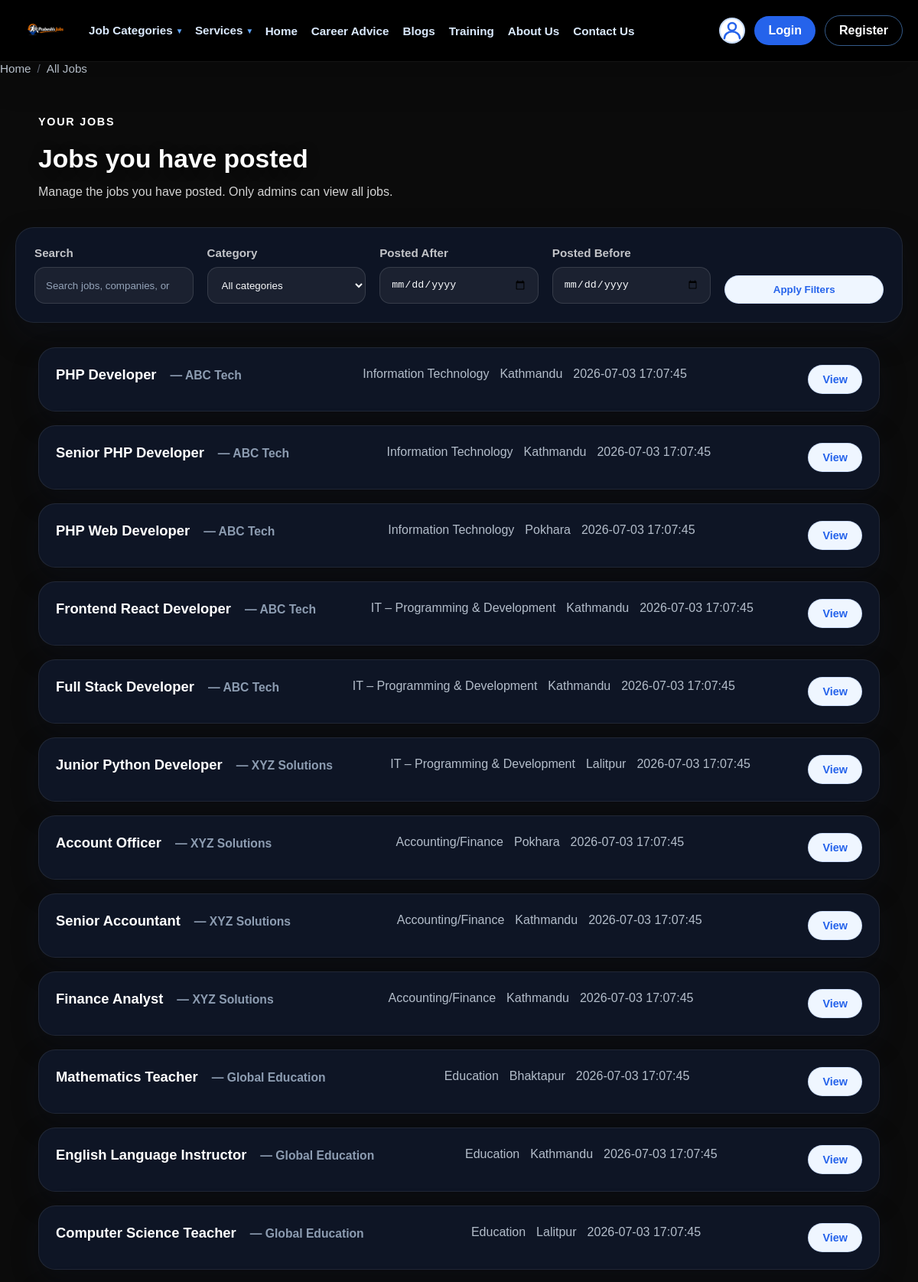
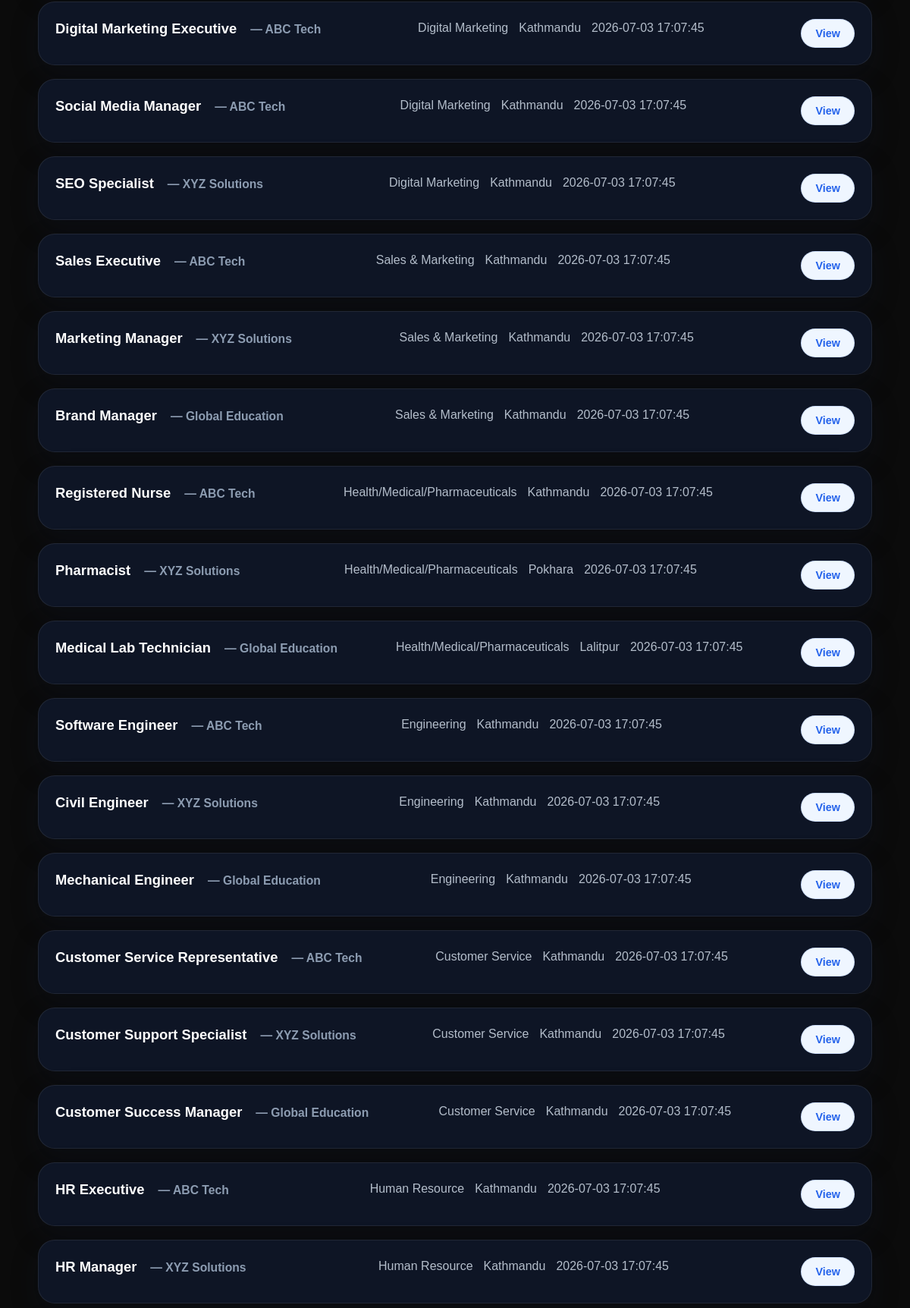
The page /viewJobs.php (upper part) on the database its author committed (2 pictures, top to bottom).
### tables this page shows
CREATE TABLE jobs (
    id INT AUTO_INCREMENT PRIMARY KEY,
    title VARCHAR(200) NOT NULL,
    description TEXT NOT NULL,
    salary VARCHAR(50),
    salaryMax VARCHAR(50),
    location VARCHAR(100),
    jobType VARCHAR(50),
    experience VARCHAR(50),
    qualification VARCHAR(100),
    categoryId INT,
    companyId INT,
    postedBy INT,
    closingDate DATE,
    status ENUM('Open', 'Closed', 'Draft') DEFAULT 'Open',
    isArchived TINYINT(1) NOT NULL DEFAULT 0,
    views INT DEFAULT 0,
    applications INT DEFAULT 0,
    createdAt DATETIME DEFAULT CURRENT_TIMESTAMP,
    updatedAt DATETIME DEFAULT CURRENT_TIMESTAMP ON UPDATE CURRENT_TIMESTAMP,

    FOREIGN KEY (categoryId) REFERENCES categories(id) ON DELETE SET NULL,
    FOREIGN KEY (companyId) REFERENCES companies(id) ON DELETE SET NULL,
    FOREIGN KEY (postedBy) REFERENCES users(id) ON DELETE SET NULL,
    INDEX idx_status (status),
    INDEX idx_postedBy (postedBy),
    INDEX idx_categoryId (categoryId),
    INDEX idx_companyId (companyId),
    INDEX idx_createdAt (createdAt)
);

CREATE TABLE companies (
    id INT AUTO_INCREMENT PRIMARY KEY,
    companyName VARCHAR(150) NOT NULL,
    description TEXT,
    logo TEXT,
    website VARCHAR(200),
    email VARCHAR(100),
    phone VARCHAR(20),
    location VARCHAR(100),
    industryType VARCHAR(100),
    employees INT,
    ownerId INT,
    status ENUM('active', 'inactive') DEFAULT 'active',
    createdAt DATETIME DEFAULT CURRENT_TIMESTAMP,
    updatedAt DATETIME DEFAULT CURRENT_TIMESTAMP ON UPDATE CURRENT_TIMESTAMP,
    
    FOREIGN KEY (ownerId) REFERENCES users(id) ON DELETE SET NULL,
    INDEX idx_ownerId (ownerId),
    INDEX idx_status (status)
);

CREATE TABLE categories (
    id INT AUTO_INCREMENT PRIMARY KEY,
    name VARCHAR(100) NOT NULL UNIQUE,
    description TEXT,
    createdAt DATETIME DEFAULT CURRENT_TIMESTAMP,
    INDEX idx_name (name)
);

### controllers/viewjobscontroller.php (called while the page is built, shortened)
<?php
require_once __DIR__ . '/../includes/DbConnection.php';
require_once __DIR__ . '/../includes/jobcontroller.php';
$searchQuery = trim($_GET['q'] ?? '');
$categoryId = intval($_GET['category'] ?? 0);
$createdAfter = trim($_GET['createdAfter'] ?? '');
$createdBefore = trim($_GET['createdBefore'] ?? '');
try {
    $jobController = new JobController($pdo);
    $includeArchived = isset($_SESSION['user']) && in_array(intval($_SESSION['user']['role'] ?? 0), [2, 3], true);
    $jobs = $jobController->getAllJobs(
        $categoryId > 0 ? $categoryId : null,
        null,
        0,
        $includeArchived,
        $searchQuery !== '' ? $searchQuery : null,
        $createdAfter !== '' ? $createdAfter : null,
        $createdBefore !== '' ? $createdBefore : null
    );
} catch (Exception $e) {
    $error = $e->getMessage();
}
require __DIR__ . '/../views/viewJobs.html.php';
require_once __DIR__ . '/../layouts/layout-main.php';

### pages/viewJobs.php (called while the page is built)
<?php
require_once __DIR__ . '/../controllers/viewjobscontroller.php';

### viewJobs.php (called while the page is built)
<?php
require_once __DIR__ . '/pages/viewJobs.php';

### includes/jobcontroller.php (called while the page is built, shortened)
<?php
class JobController
{
    private $pdo;
    public function __construct(PDO $pdo)
    {
        $this->pdo = $pdo;
    }
    private function hasColumn(string $table, string $column): bool
    {
        $driver = $this->pdo->getAttribute(PDO::ATTR_DRIVER_NAME);
        $stmt = $this->pdo->prepare(
            'SELECT COUNT(*) FROM information_schema.columns WHERE table_schema = DATABASE() AND table_name = ? AND column_name = ?'
        );
        $stmt->execute([$table, $column]);
        return intval($stmt->fetchColumn()) > 0;
    }
    public function getAllJobs(?int $categoryId = null, ?int $limit = null, int $offset = 0, bool $includeArchived = false, ?string $search = null, ?string $createdAfter = null, ?string $createdBefore = null): array
    {
        $sql = "SELECT j.*, c.name AS categoryName, co.companyName, co.logo AS companyLogo
                FROM jobs j
                LEFT JOIN categories c ON c.id = j.categoryId
                LEFT JOIN companies co ON co.id = j.companyId";
        $params = [];
        $clauses = [];
        if (!$includeArchived && $this->hasColumn('jobs', 'isArchived')) {
            $clauses[] = 'j.isArchived = 0';
        }
        if (!empty($clauses)) {
            $sql .= ' WHERE ' . implode(' AND ', $clauses);
        }
        $sql .= ' ORDER BY j.createdAt DESC';
        $stmt = $this->pdo->prepare($sql);
        $stmt->execute($params);
        return $stmt->fetchAll(PDO::FETCH_ASSOC) ?: [];
    }
}

### views/viewJobs.html.php (the view, shortened to what this page needs)
<?php
$error = $error ?? '';
$jobs = $jobs ?? [];
$searchQuery = $searchQuery ?? '';
$createdAfter = $createdAfter ?? '';
$createdBefore = $createdBefore ?? '';
$isAdmin = isset($_SESSION['user']) && in_array(intval($_SESSION['user']['role'] ?? 0), [2, 3], true);
?>
<section class="jobs-page">
    <div class="section-heading">
        <span class="eyebrow"><?= $isAdmin ? 'All Jobs' : 'Your Jobs' ?></span>
        <h1><?= $isAdmin ? 'All jobs in the system' : 'Jobs you have posted' ?></h1>
        <p><?php if ($isAdmin): ?>Review every job with edit, archive, restore, and delete controls for job owners.<?php else: ?>Manage the jobs you have posted. Only admins can view all jobs.<?php endif; ?></p>
    </div>
    <form method="GET" class="jobs-filter-form">
        <div class="filter-row">
            <div class="filter-group">
                <label for="q">Search</label>
                <input type="search" id="q" name="q" value="<?= htmlspecialchars($searchQuery) ?>" placeholder="Search jobs, companies, or categories...">
            </div>
            <div class="filter-group">
                <label for="category">Category</label>
                <select id="category" name="category">
                    <option value="">All categories</option>
                </select>
            </div>
            <div class="filter-group">
                <label for="createdAfter">Posted After</label>
                <input type="date" id="createdAfter" name="createdAfter" value="<?= htmlspecialchars($createdAfter) ?>">
            </div>
            <div class="filter-group">
                <label for="createdBefore">Posted Before</label>
                <input type="date" id="createdBefore" name="createdBefore" value="<?= htmlspecialchars($createdBefore) ?>">
            </div>
            <div class="filter-group filter-submit">
                <button type="submit" class="btn btn-primary">Apply Filters</button>
            </div>
        </div>
    </form>
    <?php if (!empty($error)): ?>
        <div class="alert alert-error"><?= htmlspecialchars($error) ?></div>
    <?php elseif (empty($jobs)): ?>
        <div class="search-hint">No jobs are available at the moment. Please check back soon.</div>
    <?php else: ?>
        <?php if ($isAdmin): ?>
            <div class="job-table-wrapper">
                <table class="jobs-table">
                    <thead>
                        <tr>
                            <th>Title</th>
                            <th>Company</th>
                            <th>Category</th>
                            <th>Location</th>
                            <th>Posted</th>
                            <th>Status</th>
                            <th>Actions</th>
                        </tr>
                    </thead>
                    <tbody>
                        <?php foreach ($jobs as $job): ?>
                            <?php $currentUserRole = intval($_SESSION['user']['role'] ?? 0);
                            $canManageJob = isset($_SESSION['user']) && (
                                (intval($_SESSION['user']['id'] ?? 0) === intval($job['postedBy'] ?? 0) && $currentUserRole === 1) || in_array($currentUserRole, [2,3], true)
                            ); ?>
                            <tr>
                                <td><a href="job.php?id=<?= intval($job['id']) ?>"><?= htmlspecialchars($job['title']) ?></a></td>
                                <td><?= htmlspecialchars($job['companyName'] ?? 'N/A') ?></td>
                                <td><?= htmlspecialchars($job['categoryName'] ?? 'Uncategorized') ?></td>
                                <td><?= htmlspecialchars($job['location'] ?? 'Not specified') ?></td>
                                <td><?= htmlspecialchars($job['createdAt'] ?? 'Unknown') ?></td>
                                <td><?= intval($job['isArchived'] ?? 0) === 1 ? 'Archived' : 'Active' ?></td>
                                <td class="job-actions">
                                    <?php if ($canManageJob): ?>
                                        <a href="editJob.php?id=<?= intval($job['id']) ?>" class="btn btn-secondary btn-small">Edit</a>
                                        <a href="job.php?id=<?= intval($job['id']) ?>&action=<?= intval($job['isArchived'] ?? 0) === 1 ? 'unarchive' : 'archive' ?>" class="btn btn-warning btn-small">
                                            <?= intval($job['isArchived'] ?? 0) === 1 ? 'Unarchive' : 'Archive' ?>
                                        </a>
                                        <a href="job.php?id=<?= intval($job['id']) ?>&action=delete" class="btn btn-danger btn-small" onclick="return confirm('Delete this job permanently?');">Delete</a>
                                    <?php else: ?>
                                        <a href="job.php?id=<?= intval($job['id']) ?>" class="btn btn-primary btn-small">View</a>
                                    <?php endif; ?>
                                </td>
                            </tr>
                        <?php endforeach; ?>
                    </tbody>
                </table>
            </div>
        <?php else: ?>
            <div class="job-list">
                <?php foreach ($jobs as $job): ?>
                    <div class="job-list-item">
                        <div class="job-list-title">
                            <a href="job.php?id=<?= intval($job['id']) ?>"><?= htmlspecialchars($job['title']) ?></a>
                            <?php if (!empty($job['companyName'])): ?>
                                <span class="job-list-company">&mdash; <?= htmlspecialchars($job['companyName']) ?></span>
                            <?php endif; ?>
                        </div>
                        <div class="job-list-meta">
                            <span><?= htmlspecialchars($job['categoryName'] ?? 'Uncategorized') ?></span>
                            <span><?= htmlspecialchars($job['location'] ?? 'Location not specified') ?></span>
                            <span><?= htmlspecialchars($job['createdAt'] ?? '') ?></span>
                        </div>
                        <div class="job-list-actions">
                            <a href="job.php?id=<?= intval($job['id']) ?>" class="btn btn-primary btn-small">View</a>
                        </div>
                    </div>
                <?php endforeach; ?>
            </div>
        <?php endif; ?>
    <?php endif; ?>
</section>

### assets/css/visibility-fix.css (style rules this page uses)
input[type="text"], input[type="email"], input[type="password"], input[type="tel"], textarea, select { color: #ffffff; background-color: #0f172a; }
input::placeholder, textarea::placeholder { color: #94a3b8; }
button { color: #ffffff; }

### rows shown on the page
jobs: title "PHP Developer", companyId.companyName "ABC Tech", categoryId.name "Information Technology", location "Kathmandu", createdAt "2026-07-03 17:07:45"
jobs: title "Senior PHP Developer", companyId.companyName "ABC Tech", categoryId.name "Information Technology", location "Kathmandu", createdAt "2026-07-03 17:07:45"
jobs: title "PHP Web Developer", companyId.companyName "ABC Tech", categoryId.name "Information Technology", location "Pokhara", createdAt "2026-07-03 17:07:45"
jobs: title "Frontend React Developer", companyId.companyName "ABC Tech", categoryId.name "IT – Programming & Development", location "Kathmandu", createdAt "2026-07-03 17:07:45"
jobs: title "Full Stack Developer", companyId.companyName "ABC Tech", categoryId.name "IT – Programming & Development", location "Kathmandu", createdAt "2026-07-03 17:07:45"
jobs: title "Junior Python Developer", companyId.companyName "XYZ Solutions", categoryId.name "IT – Programming & Development", location "Lalitpur", createdAt "2026-07-03 17:07:45"
jobs: title "Account Officer", companyId.companyName "XYZ Solutions", categoryId.name "Accounting/Finance", location "Pokhara", createdAt "2026-07-03 17:07:45"
jobs: title "Senior Accountant", companyId.companyName "XYZ Solutions", categoryId.name "Accounting/Finance", location "Kathmandu", createdAt "2026-07-03 17:07:45"
jobs: title "Finance Analyst", companyId.companyName "XYZ Solutions", categoryId.name "Accounting/Finance", location "Kathmandu", createdAt "2026-07-03 17:07:45"
jobs: title "Mathematics Teacher", companyId.companyName "Global Education", categoryId.name "Education", location "Bhaktapur", createdAt "2026-07-03 17:07:45"
jobs: title "English Language Instructor", companyId.companyName "Global Education", categoryId.name "Education", location "Kathmandu", createdAt "2026-07-03 17:07:45"
jobs: title "Computer Science Teacher", companyId.companyName "Global Education", categoryId.name "Education", location "Lalitpur", createdAt "2026-07-03 17:07:45"
jobs: title "Digital Marketing Executive", companyId.companyName "ABC Tech", categoryId.name "Digital Marketing", location "Kathmandu", createdAt "2026-07-03 17:07:45"
jobs: title "Social Media Manager", companyId.companyName "ABC Tech", categoryId.name "Digital Marketing", location "Kathmandu", createdAt "2026-07-03 17:07:45"
jobs: title "SEO Specialist", companyId.companyName "XYZ Solutions", categoryId.name "Digital Marketing", location "Kathmandu", createdAt "2026-07-03 17:07:45"
jobs: title "Sales Executive", companyId.companyName "ABC Tech", categoryId.name "Sales & Marketing", location "Kathmandu", createdAt "2026-07-03 17:07:45"
jobs: title "Marketing Manager", companyId.companyName "XYZ Solutions", categoryId.name "Sales & Marketing", location "Kathmandu", createdAt "2026-07-03 17:07:45"
jobs: title "Brand Manager", companyId.companyName "Global Education", categoryId.name "Sales & Marketing", location "Kathmandu", createdAt "2026-07-03 17:07:45"
jobs: title "Registered Nurse", companyId.companyName "ABC Tech", categoryId.name "Health/Medical/Pharmaceuticals", location "Kathmandu", createdAt "2026-07-03 17:07:45"
jobs: title "Pharmacist", companyId.companyName "XYZ Solutions", categoryId.name "Health/Medical/Pharmaceuticals", location "Pokhara", createdAt "2026-07-03 17:07:45"
jobs: title "Medical Lab Technician", companyId.companyName "Global Education", categoryId.name "Health/Medical/Pharmaceuticals", location "Lalitpur", createdAt "2026-07-03 17:07:45"
jobs: title "Software Engineer", companyId.companyName "ABC Tech", categoryId.name "Engineering", location "Kathmandu", createdAt "2026-07-03 17:07:45"
jobs: title "Civil Engineer", companyId.companyName "XYZ Solutions", categoryId.name "Engineering", location "Kathmandu", createdAt "2026-07-03 17:07:45"
jobs: title "Mechanical Engineer", companyId.companyName "Global Education", categoryId.name "Engineering", location "Kathmandu", createdAt "2026-07-03 17:07:45"
jobs: title "Customer Service Representative", companyId.companyName "ABC Tech", categoryId.name "Customer Service", location "Kathmandu", createdAt "2026-07-03 17:07:45"
jobs: title "Customer Support Specialist", companyId.companyName "XYZ Solutions", categoryId.name "Customer Service", location "Kathmandu", createdAt "2026-07-03 17:07:45"
jobs: title "Customer Success Manager", companyId.companyName "Global Education", categoryId.name "Customer Service", location "Kathmandu", createdAt "2026-07-03 17:07:45"
jobs: title "HR Executive", companyId.companyName "ABC Tech", categoryId.name "Human Resource", location "Kathmandu", createdAt "2026-07-03 17:07:45"
jobs: title "HR Manager", companyId.companyName "XYZ Solutions", categoryId.name "Human Resource", location "Kathmandu", createdAt "2026-07-03 17:07:45"

### other values the page prints
$label "Home"
$label "All Jobs"
